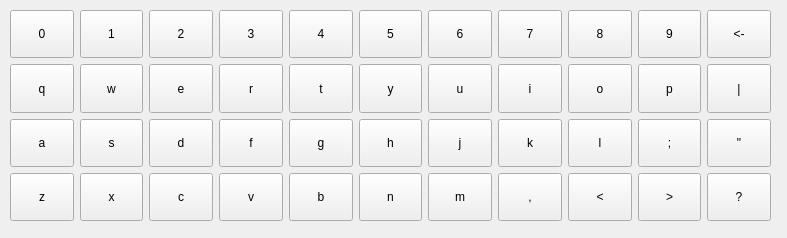
<?xml version="1.0" encoding="UTF-8"?>
<ui version="4.0">
 <class>softKeyboard</class>
 <widget class="QWidget" name="softKeyboard">
  <property name="geometry">
   <rect>
    <x>0</x>
    <y>0</y>
    <width>787</width>
    <height>238</height>
   </rect>
  </property>
  <property name="windowTitle">
   <string>Form</string>
  </property>
  <widget class="QWidget" name="layoutWidget">
   <property name="geometry">
    <rect>
     <x>10</x>
     <y>10</y>
     <width>761</width>
     <height>211</height>
    </rect>
   </property>
   <layout class="QVBoxLayout" name="verticalLayout_2">
    <item>
     <layout class="QHBoxLayout" name="horizontalLayout_5">
      <item>
       <widget class="MyBtn" name="toolButton_100">
        <property name="sizePolicy">
         <sizepolicy hsizetype="Expanding" vsizetype="Expanding">
          <horstretch>0</horstretch>
          <verstretch>0</verstretch>
         </sizepolicy>
        </property>
        <property name="text">
         <string>0</string>
        </property>
       </widget>
      </item>
      <item>
       <widget class="MyBtn" name="toolButton_30">
        <property name="sizePolicy">
         <sizepolicy hsizetype="Expanding" vsizetype="Expanding">
          <horstretch>0</horstretch>
          <verstretch>0</verstretch>
         </sizepolicy>
        </property>
        <property name="text">
         <string>1</string>
        </property>
       </widget>
      </item>
      <item>
       <widget class="MyBtn" name="toolButton_31">
        <property name="sizePolicy">
         <sizepolicy hsizetype="Expanding" vsizetype="Expanding">
          <horstretch>0</horstretch>
          <verstretch>0</verstretch>
         </sizepolicy>
        </property>
        <property name="text">
         <string>2</string>
        </property>
       </widget>
      </item>
      <item>
       <widget class="MyBtn" name="toolButton_32">
        <property name="sizePolicy">
         <sizepolicy hsizetype="Expanding" vsizetype="Expanding">
          <horstretch>0</horstretch>
          <verstretch>0</verstretch>
         </sizepolicy>
        </property>
        <property name="text">
         <string>3</string>
        </property>
       </widget>
      </item>
      <item>
       <widget class="MyBtn" name="toolButton_33">
        <property name="sizePolicy">
         <sizepolicy hsizetype="Expanding" vsizetype="Expanding">
          <horstretch>0</horstretch>
          <verstretch>0</verstretch>
         </sizepolicy>
        </property>
        <property name="text">
         <string>4</string>
        </property>
       </widget>
      </item>
      <item>
       <widget class="MyBtn" name="toolButton_34">
        <property name="sizePolicy">
         <sizepolicy hsizetype="Expanding" vsizetype="Expanding">
          <horstretch>0</horstretch>
          <verstretch>0</verstretch>
         </sizepolicy>
        </property>
        <property name="text">
         <string>5</string>
        </property>
       </widget>
      </item>
      <item>
       <widget class="MyBtn" name="toolButton_101">
        <property name="sizePolicy">
         <sizepolicy hsizetype="Expanding" vsizetype="Expanding">
          <horstretch>0</horstretch>
          <verstretch>0</verstretch>
         </sizepolicy>
        </property>
        <property name="text">
         <string>6</string>
        </property>
       </widget>
      </item>
      <item>
       <widget class="MyBtn" name="toolButton_102">
        <property name="sizePolicy">
         <sizepolicy hsizetype="Expanding" vsizetype="Expanding">
          <horstretch>0</horstretch>
          <verstretch>0</verstretch>
         </sizepolicy>
        </property>
        <property name="text">
         <string>7</string>
        </property>
       </widget>
      </item>
      <item>
       <widget class="MyBtn" name="toolButton_103">
        <property name="sizePolicy">
         <sizepolicy hsizetype="Expanding" vsizetype="Expanding">
          <horstretch>0</horstretch>
          <verstretch>0</verstretch>
         </sizepolicy>
        </property>
        <property name="text">
         <string>8</string>
        </property>
       </widget>
      </item>
      <item>
       <widget class="MyBtn" name="toolButton_104">
        <property name="sizePolicy">
         <sizepolicy hsizetype="Expanding" vsizetype="Expanding">
          <horstretch>0</horstretch>
          <verstretch>0</verstretch>
         </sizepolicy>
        </property>
        <property name="text">
         <string>9</string>
        </property>
       </widget>
      </item>
      <item>
       <widget class="MyBtn" name="toolButton_35">
        <property name="sizePolicy">
         <sizepolicy hsizetype="Expanding" vsizetype="Expanding">
          <horstretch>0</horstretch>
          <verstretch>0</verstretch>
         </sizepolicy>
        </property>
        <property name="text">
         <string>&lt;-</string>
        </property>
       </widget>
      </item>
     </layout>
    </item>
    <item>
     <layout class="QHBoxLayout" name="horizontalLayout_6">
      <item>
       <widget class="MyBtn" name="toolButton_36">
        <property name="sizePolicy">
         <sizepolicy hsizetype="Expanding" vsizetype="Expanding">
          <horstretch>0</horstretch>
          <verstretch>0</verstretch>
         </sizepolicy>
        </property>
        <property name="text">
         <string>q</string>
        </property>
       </widget>
      </item>
      <item>
       <widget class="MyBtn" name="toolButton_37">
        <property name="sizePolicy">
         <sizepolicy hsizetype="Expanding" vsizetype="Expanding">
          <horstretch>0</horstretch>
          <verstretch>0</verstretch>
         </sizepolicy>
        </property>
        <property name="text">
         <string>w</string>
        </property>
       </widget>
      </item>
      <item>
       <widget class="MyBtn" name="toolButton_38">
        <property name="sizePolicy">
         <sizepolicy hsizetype="Expanding" vsizetype="Expanding">
          <horstretch>0</horstretch>
          <verstretch>0</verstretch>
         </sizepolicy>
        </property>
        <property name="text">
         <string>e</string>
        </property>
       </widget>
      </item>
      <item>
       <widget class="MyBtn" name="toolButton_39">
        <property name="sizePolicy">
         <sizepolicy hsizetype="Expanding" vsizetype="Expanding">
          <horstretch>0</horstretch>
          <verstretch>0</verstretch>
         </sizepolicy>
        </property>
        <property name="text">
         <string>r</string>
        </property>
       </widget>
      </item>
      <item>
       <widget class="MyBtn" name="toolButton_40">
        <property name="sizePolicy">
         <sizepolicy hsizetype="Expanding" vsizetype="Expanding">
          <horstretch>0</horstretch>
          <verstretch>0</verstretch>
         </sizepolicy>
        </property>
        <property name="text">
         <string>t</string>
        </property>
       </widget>
      </item>
      <item>
       <widget class="MyBtn" name="toolButton_41">
        <property name="sizePolicy">
         <sizepolicy hsizetype="Expanding" vsizetype="Expanding">
          <horstretch>0</horstretch>
          <verstretch>0</verstretch>
         </sizepolicy>
        </property>
        <property name="text">
         <string>y</string>
        </property>
       </widget>
      </item>
      <item>
       <widget class="MyBtn" name="toolButton_42">
        <property name="sizePolicy">
         <sizepolicy hsizetype="Expanding" vsizetype="Expanding">
          <horstretch>0</horstretch>
          <verstretch>0</verstretch>
         </sizepolicy>
        </property>
        <property name="text">
         <string>u</string>
        </property>
       </widget>
      </item>
      <item>
       <widget class="MyBtn" name="toolButton_43">
        <property name="sizePolicy">
         <sizepolicy hsizetype="Expanding" vsizetype="Expanding">
          <horstretch>0</horstretch>
          <verstretch>0</verstretch>
         </sizepolicy>
        </property>
        <property name="text">
         <string>i</string>
        </property>
       </widget>
      </item>
      <item>
       <widget class="MyBtn" name="toolButton_44">
        <property name="sizePolicy">
         <sizepolicy hsizetype="Expanding" vsizetype="Expanding">
          <horstretch>0</horstretch>
          <verstretch>0</verstretch>
         </sizepolicy>
        </property>
        <property name="text">
         <string>o</string>
        </property>
       </widget>
      </item>
      <item>
       <widget class="MyBtn" name="toolButton_45">
        <property name="sizePolicy">
         <sizepolicy hsizetype="Expanding" vsizetype="Expanding">
          <horstretch>0</horstretch>
          <verstretch>0</verstretch>
         </sizepolicy>
        </property>
        <property name="text">
         <string>p</string>
        </property>
       </widget>
      </item>
      <item>
       <widget class="MyBtn" name="toolButton_187">
        <property name="sizePolicy">
         <sizepolicy hsizetype="Expanding" vsizetype="Expanding">
          <horstretch>0</horstretch>
          <verstretch>0</verstretch>
         </sizepolicy>
        </property>
        <property name="text">
         <string>|</string>
        </property>
       </widget>
      </item>
     </layout>
    </item>
    <item>
     <layout class="QHBoxLayout" name="horizontalLayout_7">
      <item>
       <widget class="MyBtn" name="toolButton_46">
        <property name="sizePolicy">
         <sizepolicy hsizetype="Expanding" vsizetype="Expanding">
          <horstretch>0</horstretch>
          <verstretch>0</verstretch>
         </sizepolicy>
        </property>
        <property name="text">
         <string>a</string>
        </property>
       </widget>
      </item>
      <item>
       <widget class="MyBtn" name="toolButton_47">
        <property name="sizePolicy">
         <sizepolicy hsizetype="Expanding" vsizetype="Expanding">
          <horstretch>0</horstretch>
          <verstretch>0</verstretch>
         </sizepolicy>
        </property>
        <property name="text">
         <string>s</string>
        </property>
       </widget>
      </item>
      <item>
       <widget class="MyBtn" name="toolButton_48">
        <property name="sizePolicy">
         <sizepolicy hsizetype="Expanding" vsizetype="Expanding">
          <horstretch>0</horstretch>
          <verstretch>0</verstretch>
         </sizepolicy>
        </property>
        <property name="text">
         <string>d</string>
        </property>
       </widget>
      </item>
      <item>
       <widget class="MyBtn" name="toolButton_49">
        <property name="sizePolicy">
         <sizepolicy hsizetype="Expanding" vsizetype="Expanding">
          <horstretch>0</horstretch>
          <verstretch>0</verstretch>
         </sizepolicy>
        </property>
        <property name="text">
         <string>f</string>
        </property>
       </widget>
      </item>
      <item>
       <widget class="MyBtn" name="toolButton_50">
        <property name="sizePolicy">
         <sizepolicy hsizetype="Expanding" vsizetype="Expanding">
          <horstretch>0</horstretch>
          <verstretch>0</verstretch>
         </sizepolicy>
        </property>
        <property name="text">
         <string>g</string>
        </property>
       </widget>
      </item>
      <item>
       <widget class="MyBtn" name="toolButton_61">
        <property name="sizePolicy">
         <sizepolicy hsizetype="Expanding" vsizetype="Expanding">
          <horstretch>0</horstretch>
          <verstretch>0</verstretch>
         </sizepolicy>
        </property>
        <property name="text">
         <string>h</string>
        </property>
       </widget>
      </item>
      <item>
       <widget class="MyBtn" name="toolButton_51">
        <property name="sizePolicy">
         <sizepolicy hsizetype="Expanding" vsizetype="Expanding">
          <horstretch>0</horstretch>
          <verstretch>0</verstretch>
         </sizepolicy>
        </property>
        <property name="text">
         <string>j</string>
        </property>
       </widget>
      </item>
      <item>
       <widget class="MyBtn" name="toolButton_62">
        <property name="sizePolicy">
         <sizepolicy hsizetype="Expanding" vsizetype="Expanding">
          <horstretch>0</horstretch>
          <verstretch>0</verstretch>
         </sizepolicy>
        </property>
        <property name="text">
         <string>k</string>
        </property>
       </widget>
      </item>
      <item>
       <widget class="MyBtn" name="toolButton_105">
        <property name="sizePolicy">
         <sizepolicy hsizetype="Expanding" vsizetype="Expanding">
          <horstretch>0</horstretch>
          <verstretch>0</verstretch>
         </sizepolicy>
        </property>
        <property name="text">
         <string>l</string>
        </property>
       </widget>
      </item>
      <item>
       <widget class="MyBtn" name="toolButton_106">
        <property name="sizePolicy">
         <sizepolicy hsizetype="Expanding" vsizetype="Expanding">
          <horstretch>0</horstretch>
          <verstretch>0</verstretch>
         </sizepolicy>
        </property>
        <property name="text">
         <string>;</string>
        </property>
       </widget>
      </item>
      <item>
       <widget class="MyBtn" name="toolButton_107">
        <property name="sizePolicy">
         <sizepolicy hsizetype="Expanding" vsizetype="Expanding">
          <horstretch>0</horstretch>
          <verstretch>0</verstretch>
         </sizepolicy>
        </property>
        <property name="text">
         <string>&quot;</string>
        </property>
       </widget>
      </item>
     </layout>
    </item>
    <item>
     <layout class="QHBoxLayout" name="horizontalLayout_8">
      <item>
       <widget class="MyBtn" name="toolButton_52">
        <property name="sizePolicy">
         <sizepolicy hsizetype="Expanding" vsizetype="Expanding">
          <horstretch>0</horstretch>
          <verstretch>0</verstretch>
         </sizepolicy>
        </property>
        <property name="text">
         <string>z</string>
        </property>
       </widget>
      </item>
      <item>
       <widget class="MyBtn" name="toolButton_53">
        <property name="sizePolicy">
         <sizepolicy hsizetype="Expanding" vsizetype="Expanding">
          <horstretch>0</horstretch>
          <verstretch>0</verstretch>
         </sizepolicy>
        </property>
        <property name="text">
         <string>x</string>
        </property>
       </widget>
      </item>
      <item>
       <widget class="MyBtn" name="toolButton_54">
        <property name="sizePolicy">
         <sizepolicy hsizetype="Expanding" vsizetype="Expanding">
          <horstretch>0</horstretch>
          <verstretch>0</verstretch>
         </sizepolicy>
        </property>
        <property name="text">
         <string>c</string>
        </property>
       </widget>
      </item>
      <item>
       <widget class="MyBtn" name="toolButton_55">
        <property name="sizePolicy">
         <sizepolicy hsizetype="Expanding" vsizetype="Expanding">
          <horstretch>0</horstretch>
          <verstretch>0</verstretch>
         </sizepolicy>
        </property>
        <property name="text">
         <string>v</string>
        </property>
       </widget>
      </item>
      <item>
       <widget class="MyBtn" name="toolButton_56">
        <property name="sizePolicy">
         <sizepolicy hsizetype="Expanding" vsizetype="Expanding">
          <horstretch>0</horstretch>
          <verstretch>0</verstretch>
         </sizepolicy>
        </property>
        <property name="text">
         <string>b</string>
        </property>
       </widget>
      </item>
      <item>
       <widget class="MyBtn" name="toolButton_57">
        <property name="sizePolicy">
         <sizepolicy hsizetype="Expanding" vsizetype="Expanding">
          <horstretch>0</horstretch>
          <verstretch>0</verstretch>
         </sizepolicy>
        </property>
        <property name="text">
         <string>n</string>
        </property>
       </widget>
      </item>
      <item>
       <widget class="MyBtn" name="toolButton_58">
        <property name="sizePolicy">
         <sizepolicy hsizetype="Expanding" vsizetype="Expanding">
          <horstretch>0</horstretch>
          <verstretch>0</verstretch>
         </sizepolicy>
        </property>
        <property name="text">
         <string>m</string>
        </property>
       </widget>
      </item>
      <item>
       <widget class="MyBtn" name="toolButton_143">
        <property name="sizePolicy">
         <sizepolicy hsizetype="Expanding" vsizetype="Expanding">
          <horstretch>0</horstretch>
          <verstretch>0</verstretch>
         </sizepolicy>
        </property>
        <property name="text">
         <string>,</string>
        </property>
       </widget>
      </item>
      <item>
       <widget class="MyBtn" name="toolButton_144">
        <property name="sizePolicy">
         <sizepolicy hsizetype="Expanding" vsizetype="Expanding">
          <horstretch>0</horstretch>
          <verstretch>0</verstretch>
         </sizepolicy>
        </property>
        <property name="text">
         <string>&lt;</string>
        </property>
       </widget>
      </item>
      <item>
       <widget class="MyBtn" name="toolButton_145">
        <property name="sizePolicy">
         <sizepolicy hsizetype="Expanding" vsizetype="Expanding">
          <horstretch>0</horstretch>
          <verstretch>0</verstretch>
         </sizepolicy>
        </property>
        <property name="text">
         <string>&gt;</string>
        </property>
       </widget>
      </item>
      <item>
       <widget class="MyBtn" name="toolButton_146">
        <property name="sizePolicy">
         <sizepolicy hsizetype="Expanding" vsizetype="Expanding">
          <horstretch>0</horstretch>
          <verstretch>0</verstretch>
         </sizepolicy>
        </property>
        <property name="text">
         <string>?</string>
        </property>
       </widget>
      </item>
     </layout>
    </item>
   </layout>
  </widget>
 </widget>
 <customwidgets>
  <customwidget>
   <class>MyBtn</class>
   <extends>QToolButton</extends>
   <header>mybtn.h</header>
  </customwidget>
 </customwidgets>
 <resources/>
 <connections/>
</ui>
